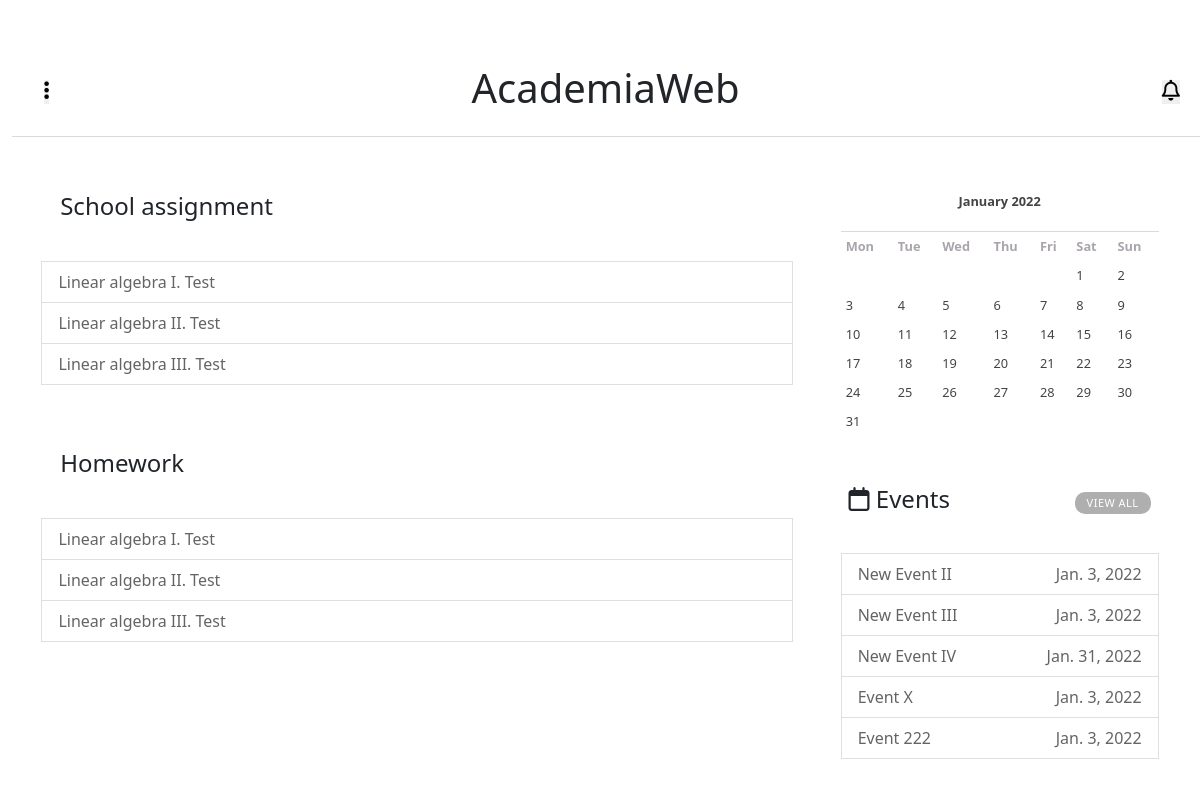
Screenshot of /home/ (signed in) with the database file from the repository.
### main_app/models.py (models this page shows, shortened)
class School_Assignment(models.Model):
    topic    = models.ForeignKey(Topic,on_delete=models.CASCADE)
    title    = models.CharField(max_length=50)
    instructions = models.TextField()
    file     = models.FileField(upload_to=location_assignment,null=True,blank=True)
    deadline = models.DateField(null=True,blank=True)
    created  = models.DateTimeField(auto_now=datetime.datetime.now())
    def __str__(self):
        return self.title

class Students_Assignment(models.Model):
    assignment = models.ForeignKey(School_Assignment,on_delete=models.CASCADE)
    student    = models.ForeignKey(to='users.Students',on_delete=models.CASCADE)
    file       = models.FileField(upload_to=location_students_assignment,null=True,blank=True)
    grade      = models.PositiveIntegerField(validators=[MaxValueValidator(10), MinValueValidator(1)],null=True,blank=True)
    status_choice   = (('Passed','Passed'),('Unchecked','Unchecked'),('Failed','Failed'))
    status    = models.CharField(max_length=10, default='Unchecked', choices=status_choice,null=True,blank=True)
    def __str__(self):
        return f"{self.assignment.title}"
    def get_absolute_url(self):
        return f"https://web-academy-heroku.herokuapp.com/courses/{self.assignment.topic.course.id}/topic/{self.assignment.topic.id}/assignments/{self.assignment.id}/students_assignment/{self.id}"

class Events(models.Model):
    id          = models.AutoField(primary_key=True)
    title       = models.CharField(max_length=50)
    message     = models.TextField()
    event_date  = models.DateField()
    year        = models.ForeignKey(SchoolYears,on_delete=models.CASCADE)
    created     = models.DateTimeField(auto_now_add=datetime.datetime.now())
    class Meta():
        verbose_name        = 'Event'
        verbose_name_plural = 'Events'

### main_app/views.py (the view)
# urls.py: path('home/',views.HomeView,name='home'),
@login_required(login_url='login')
def HomeView(request):
    calendar = GetCalendar.calendar()
    events   = Events.objects.filter(event_date__month=timezone.now().month).all()
    list1        = UserObjs.request_user(request.user)['list1']
    list2        = UserObjs.request_user(request.user)['list2']
    user_request = UserObjs.request_user(request.user)['user_request']
    context = {
                'calendar' : calendar,
                'events'   : events,
                'user_request':user_request,
                'list1'    : list1,
                'list2'    : list2
    }
    return render(request,'home.html',context)

### main_app/utils.py (called while the page is built)
    def calendar():
        year     = timezone.now().year
        month    = timezone.now().month
        calendar = HTMLCalendar().formatmonth(theyear=year,themonth=month)
        return calendar

### users/models.py (called while the page is built)
    def __str__(self):
        return self.email

### main_app/templates/home.html (shortened to what this page needs)
{% extends 'base_home.html' %}
{% load static %}
{% block content %}
<link rel="stylesheet" href="{% static 'main_app/css/home.css' %}">
<div class="content">
    <ul class="list-group">
        <div class="first_request">
            <div class="content-title">
                <h4>{{user_request.title1}}</h4>
            </div>
            {% if list1 %}
            {% for r in list1 %}
            <li class="list-group-item">
                <a href=
                "
                {% if get_absolute_url %}
                {{r.get_absolute_url}}
                {% else %}
                {{r.content_id.field.url}}
                {% endif %}
                "
                >
                    <p id="info1">{{r}}</p>
                </a>
            </li>
            {% endfor %}
            {% else %}
            <li class="list-group-item">No Results Found...</li>
            {% endif %}
        </div>
        <div class="second_request" style="margin: 2rem 0 0 0;">
            <div class="content-title">
                <h4>{{user_request.title2}}</h4>
            </div>
            {% if list2 %}
            {% for r in list2 %}
            <li class="list-group-item">
                <a href="{{r.get_absolute_url}}">
                    <p id="info1">{{r}}</p>
                </a>
            </li>
            {% endfor %}
            {% else %}
            <li class="list-group-item">No Results Found...</li>
            {% endif %}
        </div>
    </ul>
    <div class="events">
        <div class="calendar">
            {{calendar|safe}}
        </div>
        <div class="content-title">
            <h4><i class="far fa-calendar"></i> Events</h4>
            <a href="{% url 'events_list' %}">View All</a>
        </div>
        {% if events %}{% for event in events %}
        <li class="list-group-item">
            <a href="{% url 'event_data' event.id  %}">
                <p id="info1">{{event.title}}</p>
                <p id="info2">{{event.event_date}}</p>
            </a>
        </li>
        {% endfor %}{% else %}
        <li class="list-group-item">
            No Results Found...
        </li>{% endif %}
    </div>
</div>
{% endblock %}

### static/main_app/css/request_list.css (style rules this page uses)
.content { width: 100%; }
.content-title { display: flex; justify-content: space-between; align-items: center; width: 95%; padding: 2rem 0 0 0; margin: auto; }
.content-title a { text-decoration: none; }
.list-group { padding: 2rem 0 0 0; }
.list-group-item a { text-decoration: none; display: flex; align-items: center; justify-content: space-between; }
.list-group-item a p { margin: 0; color: rgb(100, 100, 100); }
.list-group-item a p#info2 { display: none; }
@media (min-width:575px) { .list-group-item a p#info2 { display: block; } }
@media (min-width:1000px) { .list-group { width: 70%; } }

### static/main_app/css/home.css (style rules this page uses)
.content { padding: 0 2rem; }
.content-title { display: flex; justify-content: space-between; align-items: center; padding: 2rem 0 ; margin: auto; }
.content-title a { text-decoration: none; }
.content-title a { background: rgb(175, 175, 175); color: white; transition: all 0.2s; border-radius: 10px; margin: 0; padding: 3px 12px; font-weight: 400; font-size: 11px; text-transform: uppercase; letter-spacing: 0.5px; }
.list-group { padding: 2rem 0 0 0; }
.list-group-item a { text-decoration: none; display: flex; align-items: center; justify-content: space-between; }
.list-group-item a p { margin: 0; color: rgb(100, 100, 100); }
.events { padding: 4rem 0; width: 90%; margin: auto; }
table { font-size: .8rem; --bs-table-bg: transparent; --bs-table-accent-bg: transparent; --bs-table-striped-color: #212529; --bs-table-striped-bg: rgba(0, 0, 0, 0.05); --bs-table-active-color: #212529; --bs-table-active-bg: rgba(0, 0, 0, 0.1); --bs-table-hover-color: #212529; --bs-table-hover-bg: rgba(0, 0, 0, 0.075); width: 100%; margin-bottom: 1rem; color: #212529; vertical-align: top; border-color: #dee2e6; }
tbody tr th.month { text-align: center; padding: 0 0 20px 0; border-bottom: 1px solid #d9dadc; }
tbody tr th.mon, th.tue, th.wed, th.thu, th.fri, th.sat, th.sun { color: #AAA4AC; }
tbody tr th, tbody tr td { padding: 5px; color: #444444; }
@media (min-width:800px) { .content { display: flex; justify-content: space-between; width: 95%; margin: auto; padding: 0; } }
@media (min-width:800px) { .list-group { width: 70%; } }
@media (min-width:800px) { .events { margin: 0 0 0 3rem; width: 331px; } }

### rows the page displays
School_Assignment: title "Linear algebra I. Test"
School_Assignment: title "Linear algebra II. Test"
School_Assignment: title "Linear algebra III. Test"
Students_Assignment: assignment.title "Linear algebra I. Test"
Students_Assignment: assignment.title "Linear algebra II. Test"
Students_Assignment: assignment.title "Linear algebra III. Test"
Events: title "New Event II", event_date "Jan. 3, 2022"
Events: title "New Event III", event_date "Jan. 3, 2022"
Events: title "New Event IV", event_date "Jan. 31, 2022"
Events: title "Event X", event_date "Jan. 3, 2022"
Events: title "Event 222", event_date "Jan. 3, 2022"

### other values shown
{{ user_request.title1 }} "School assignment"
{{ user_request.title2 }} "Homework"
{{ calendar|safe }} "January 2022 Mon Tue Wed Thu Fri Sat Sun 1 2 3 4 5 6 7 8 9 10 11 12 13 14 15 16 17 18 19 20 21 22 23 24 25 26 27 28 29 30 31"
